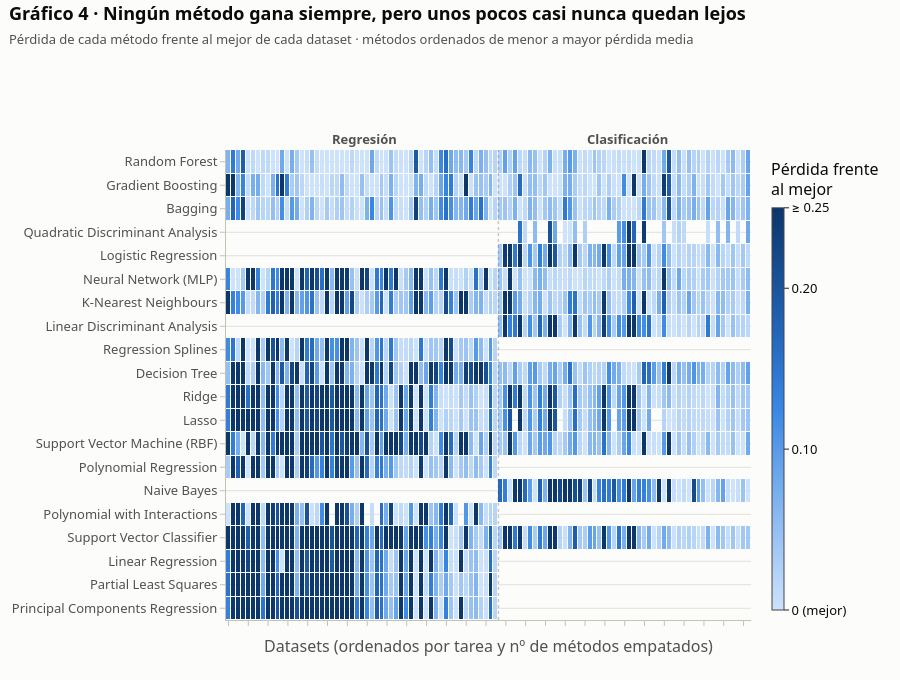

Write notebook code for a chart like this one.
### Markdown cell above
**Gráfico 4 — ¿Cuánto pierde cada método en cada dataset?** Un mapa de calor con los métodos en
filas y los datasets en columnas. Cada celda muestra cuánto rendimiento pierde ese método
frente al mejor de ese dataset: claro significa cerca del mejor, oscuro lejos, y en blanco el
método no aplica o no pudo ejecutarse. Permite ver de un vistazo que ningún método gana
siempre, pero que unos pocos casi nunca quedan lejos.

### Code cell
# Pérdida de cada método frente al mejor de su dataset. 0 = es el mejor; en blanco = el método
# no aplica a la tarea o no pudo ejecutarse. Recortado en 0.25 para que la escala sea legible.
TOPE = 0.25
matriz = ms0.pivot(index="method", columns="dataset", values="regret").clip(upper=TOPE)
orden_metodos = matriz.mean(axis=1).sort_values().index
tarea_ds = METAFEATURES.set_index("dataset").task
orden_datasets = sorted(matriz.columns, key=lambda d: (tarea_ds[d] != "regression",
                                                       ganadores_por_dataset[d]))
matriz = matriz.loc[orden_metodos, orden_datasets]

fig = go.Figure(go.Heatmap(
    z=matriz.values, x=matriz.columns, y=[ETIQUETA_METODO.get(m, m) for m in matriz.index],
    colorscale=[[i / (len(AZULES) - 1), c] for i, c in enumerate(AZULES)],
    zmin=0, zmax=TOPE, xgap=1, ygap=1,
    colorbar=dict(title=dict(text="Pérdida frente<br>al mejor", side="top"), thickness=12,
                  tickvals=[0, 0.1, 0.2, TOPE], ticktext=["0 (mejor)", "0.10", "0.20", "≥ 0.25"]),
    hovertemplate="<b>%{y}</b> en %{x}<br>Pérdida frente al mejor: %{z:.3f}<extra></extra>",
))
n_reg = int((tarea_ds[orden_datasets] == "regression").sum())
fig.add_vline(x=n_reg - 0.5, line=dict(color=TINTA_2, width=1.5, dash="dot"))
fig.add_annotation(x=n_reg / 2, y=1.0, yref="paper", yanchor="bottom", text="<b>Regresión</b>",
                   showarrow=False)
fig.add_annotation(x=n_reg + (len(orden_datasets) - n_reg) / 2, y=1.0, yref="paper",
                   yanchor="bottom", text="<b>Clasificación</b>", showarrow=False)
fig.update_xaxes(showticklabels=False, title="Datasets (ordenados por tarea y nº de métodos empatados)")
fig.update_yaxes(showgrid=False, autorange="reversed")
estilo(fig, "Gráfico 4 · Ningún método gana siempre, pero unos pocos casi nunca quedan lejos",
       "Pérdida de cada método frente al mejor de cada dataset · métodos ordenados de menor a mayor pérdida media",
       alto=680).show()

### Figure 1 — Plotly figure (JSON) as saved in the notebook; plotly's stock layout.template omitted (floating-point values rounded to 4 significant figures; data arrays with more than 128 entries replaced by an {"elided": "..."} marker saying what was removed)
{"data": [{"colorbar": {"thickness": 12, "ticktext": ["0 (mejor)", "0.10", "0.20", "≥ 0.25"], "tickvals": [0, 0.1, 0.2, 0.25], "title": {"side": "top", "text": "Pérdida frente<br>al mejor"}}, "colorscale": [[0, "#cde2fb"], [0.1667, "#9ec5f4"], [0.3333, "#6da7ec"], [0.5, "#3987e5"], [0.6667, "#256abf"], [0.8333, "#184f95"], [1, "#0d366b"]], "hovertemplate": "<b>%{y}</b> en %{x}<br>Pérdida frente al mejor: %{z:.3f}<extra></extra>", "type": "heatmap", "x": ["561_cpu", "611_fri_c3_100_5", "613_fri_c3_250_5", "kin8nm", "naval_propulsion_plant", "nikuradse_2", "physiochemical_protein", "sarcos", "video_transcoding", "white_wine", "230_machine_cpu", "527_analcatdata_election2000", "557_analcatdata_apnea1", "657_fri_c2_250_10", "abalone", "auction_verification", "california_housing", "grid_stability", "miami_housing", "nikuradse_1", "pumadyn32nh", "superconductivity", "602_fri_c3_250_10", "634_fri_c2_100_10", "airfoil_self_noise", "concrete_compressive_strength", "diamonds", "first_principles_supernovae_zg", "geographical_origin_of_music", "health_insurance", "kings_county", "red_wine", "690_visualizing_galaxy", "706_sleuth_case1202", "cars", "cpu_activity", "energy_efficiency", "fifa", "wave_energy", "591_fri_c1_100_10", "Moneyball", "space_ga", "QSAR_fish_toxicity", "solar_flare", "542_pollution", "210_cloud", "519_vinnie", "fps_benchmark", "brazilian_houses", "cps88wages", "student_performance_por", "678_visualizing_environmental", "712_chscase_geyser1", "socmob", "forest_fires", "adult", "car", "collins", "connect-4", "mux6", "banknote-authentication", "blood-transfusion-service-center", "breast_cancer", "electricity", "jm1", "jungle_chess_2pcs_raw_endgame_complete", "letter", "nomao", "prnn_crabs", "vehicle", "wilt", "PhishingWebsites", "congressional_voting_records", "segment", "bank-marketing", "calendarDOW", "churn", "cylinder-bands", "optdigits", "satimage", "tae", "wall-robot-navigation", "hayes_roth", "pendigits", "climate-model-simulation-crashes", "labor", "mfeat-factors", "splice", "analcatdata_aids", "lymphography", "numerai28.6", "saheart", "wine_recognition", "credit-g", "ecoli", "qsar-biodeg", "credit-approval", "new_thyroid", "penguins", "biomed", "dresses-sales", "postoperative_patient_data", "appendicitis", "breast-w", "cmc", "schizo"], "xgap": 1, "y": ["Random Forest", "Gradient Boosting", "Bagging", "Quadratic Discriminant Analysis", "Logistic Regression", "Neural Network (MLP)", "K-Nearest Neighbours", "Linear Discriminant Analysis", "Regression Splines", "Decision Tree", "Ridge", "Lasso", "Support Vector Machine (RBF)", "Polynomial Regression", "Naive Bayes", "Polynomial with Interactions", "Support Vector Classifier", "Linear Regression", "Partial Least Squares", "Principal Components Regression"], "ygap": 1, "z": {"elided": "20x106 float values"}, "zmax": 0.25, "zmin": 0}], "layout": {"annotations": [{"font": {"color": "#52514e"}, "showarrow": false, "text": "<b>Regresión</b>", "x": 27.5, "y": 1, "yanchor": "bottom", "yref": "paper"}, {"font": {"color": "#52514e"}, "showarrow": false, "text": "<b>Clasificación</b>", "x": 80.5, "y": 1, "yanchor": "bottom", "yref": "paper"}], "font": {"color": "#0b0b0b", "family": "system-ui, -apple-system, 'Segoe UI', sans-serif", "size": 13}, "height": 680, "hoverlabel": {"bgcolor": "white", "font": {"family": "system-ui, -apple-system, 'Segoe UI', sans-serif", "size": 13}}, "legend": {"font": {"color": "#52514e"}, "orientation": "h", "title": {}, "x": 0, "y": 1.089, "yanchor": "bottom"}, "margin": {"b": 60, "l": 70, "r": 30, "t": 150}, "paper_bgcolor": "#fcfcfb", "plot_bgcolor": "#fcfcfb", "shapes": [{"line": {"color": "#52514e", "dash": "dot", "width": 1.5}, "type": "line", "x0": 54.5, "x1": 54.5, "xref": "x", "y0": 0, "y1": 1, "yref": "y domain"}], "title": {"text": "<b>Gráfico 4 · Ningún método gana siempre, pero unos pocos casi nunca quedan lejos</b><br><span style='font-size:13px;color:#52514e'>Pérdida de cada método frente al mejor de cada dataset · métodos ordenados de menor a mayor pérdida media</span>", "x": 0.01, "xanchor": "left", "y": 0.97, "yanchor": "top"}, "xaxis": {"linecolor": "#c3c2b7", "showgrid": false, "showticklabels": false, "tickcolor": "#c3c2b7", "tickfont": {"color": "#52514e"}, "title": {"font": {"color": "#52514e"}, "text": "Datasets (ordenados por tarea y nº de métodos empatados)"}}, "yaxis": {"autorange": "reversed", "gridcolor": "#e1e0d9", "linecolor": "#c3c2b7", "showgrid": true, "tickcolor": "#c3c2b7", "tickfont": {"color": "#52514e"}, "title": {"font": {"color": "#52514e"}}}}}
